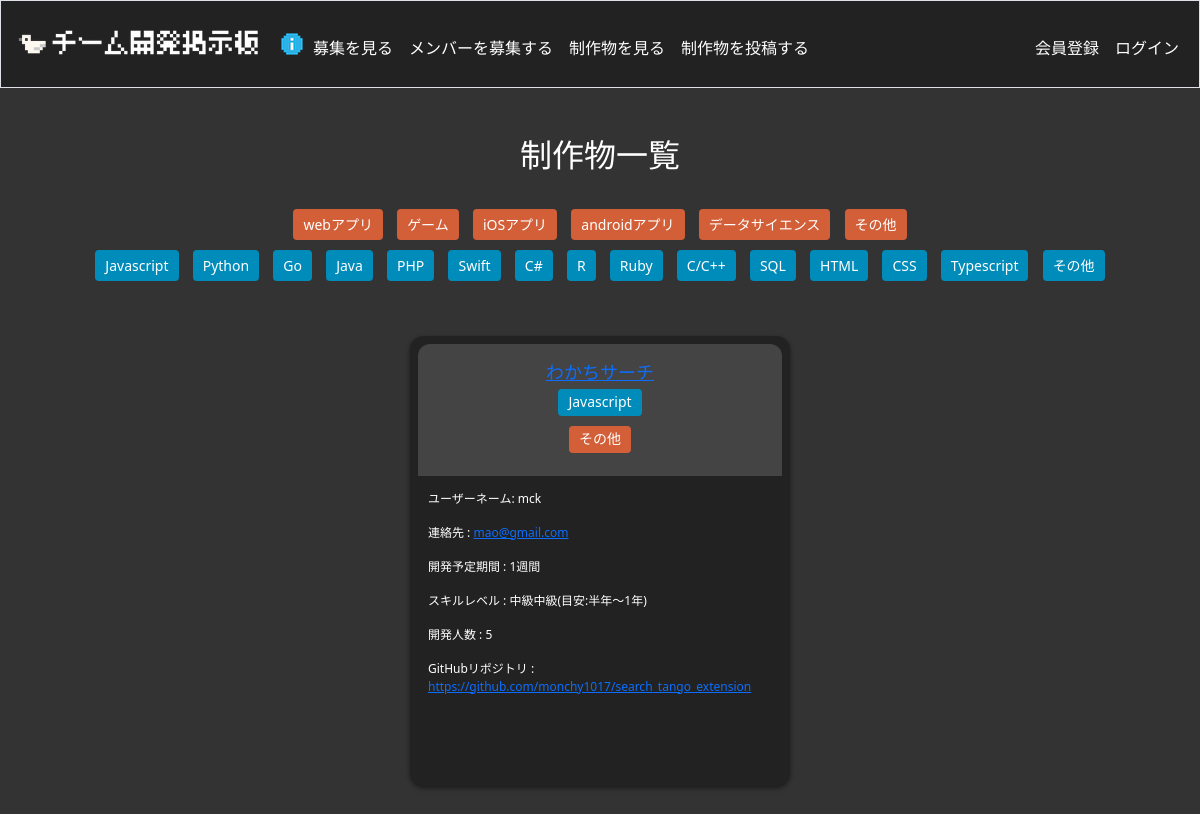
The app's page /watch_tag/その他, older data.
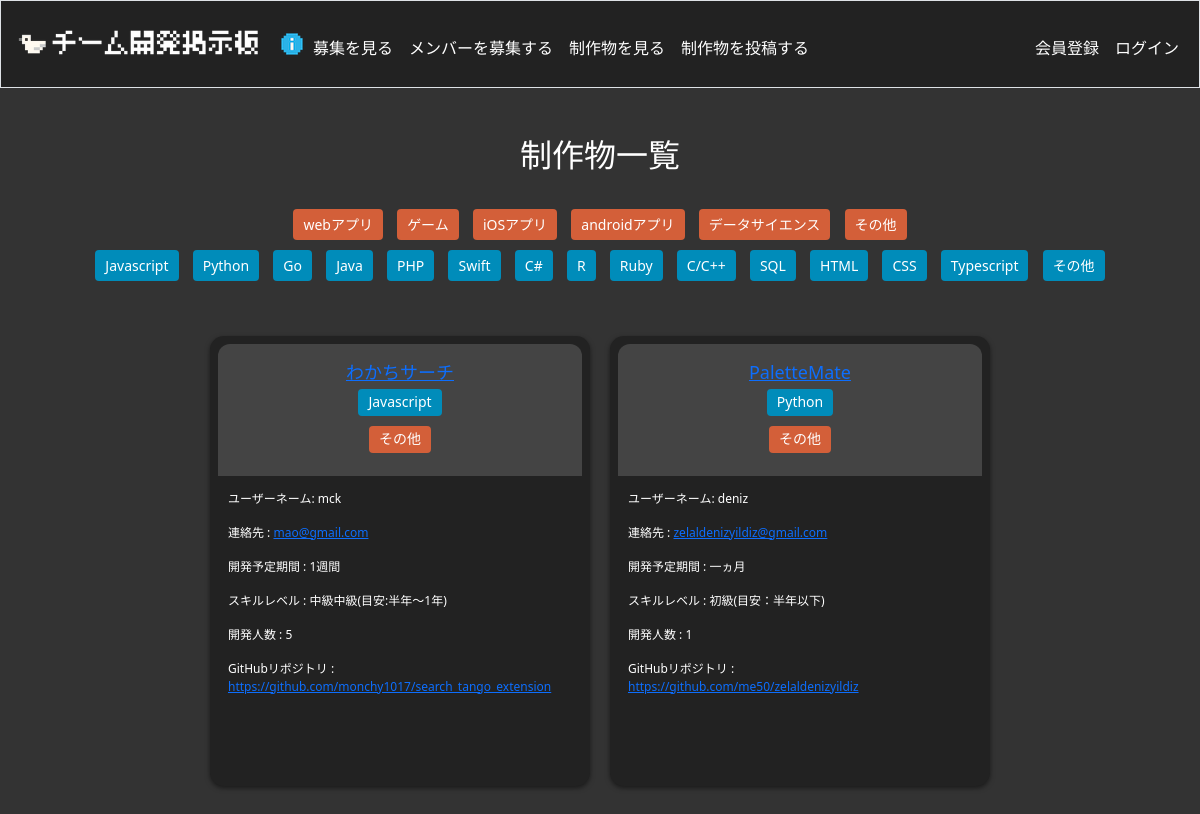
The same page, newer data.
### tables this page shows
CREATE TABLE genres (
	genre_id INTEGER PRIMARY KEY AUTOINCREMENT NOT NULL,
	name TEXT
);

CREATE TABLE languages (
	language_id INTEGER PRIMARY KEY AUTOINCREMENT NOT NULL,
	name TEXT
);

CREATE TABLE works (
         work_id INTEGER PRIMARY KEY AUTOINCREMENT NOT NULL,
         title TEXT,
         github TEXT,
         youtube TEXT,
         howmany INTEGER,
         mail_address TEXT,
         time TEXT,
         level TEXT,
         genre TEXT,
         overview TEXT,
         background TEXT,
         technique TEXT,
         body TEXT,
         user_id INTEGER, grade TEXT, dev_url TEXT, file BLOB,
         FOREIGN KEY (user_id) REFERENCES users(user_id)
 );

### app.py (the view, shortened to what this page needs)
@app.route("/watch_tag/<string:tag>")
def watch_tag(tag):
    genres = db.execute("SELECT * FROM genres")
    languages = db.execute("SELECT * FROM languages")
    works = db.execute("""
        SELECT works.*, GROUP_CONCAT(languages.name) as language_name, users.username
        FROM works
        LEFT JOIN language_to_work
        ON works.work_id = language_to_work.work_id
        LEFT JOIN languages
        ON languages.language_id = language_to_work.language_id
        LEFT JOIN users
        ON users.user_id = works.user_id
        WHERE genre = ?
        GROUP BY works.work_id;
    """, tag)
    return render_template('watch_tag.html', genres=genres, languages=languages, works=works)

### templates/watch_tag.html (shortened to what this page needs)
{% extends "layout.html" %}
{% block main %}
<h2>制作物一覧</h2>
<div class="tag_list">
    {% for i in genres %}
        <button name="button" type="submit" class="tag_genres" onclick="location.href='{{ url_for('watch_tag', tag=i.name) }}'">{{ i.name }}</button>
    {% endfor %}
    <br>
    {% for i in languages %}
        <button name="button" type="submit" class="tag_languages" onclick="location.href='{{ url_for('watch_language', tag=i.name) }}'">{{ i["name"] }}</button>
    {% endfor %}
</div>
<div class="box-container">
    {% for work in works %}
    <div class="box">
        <div class="box-header">
            <h2><a href="{{ url_for('watch_get', get=work.work_id) }}">{{ work.title }}</a><br>
            {% for language in work.language_name.split(',') %}
                <button class="tag_languages">{{ language }}</button>
            {% endfor %}
            <br>
            <button class="tag_genres">{{ work.genre }}</button>
            </h2>
        </div>
        <div class="box-content">
            <p>ユーザーネーム: {{ work.username }}</p>
            <p>連絡先 : <a href="mailto:{{ work.mail_address }}">{{ work.mail_address }}</a></p>
            <p>開発予定期間 : {{ work.time }}</p>
            <p>スキルレベル : {{ work.level }}</p>
            <p>開発人数 : {{ work.howmany }}</p>
            <p>GitHubリポジトリ : <a href="{{ work.github }}" target="_blank" rel="noopener">{{ work.github }}</a></p>
        </div>
    </div>
    {% endfor %}
</div>
{% endblock %}

Row changes from the older to the newer data that the page shows:
now on this page (row edited): works: title "PaletteMate", language "Python", genre "その他", username "deniz", mail_address "zelaldenizyildiz@gmail.com", time "一ヵ月", level "初級(目安：半年以下)", howmany "1", github "https://github.com/me50/zelaldenizyildiz"
